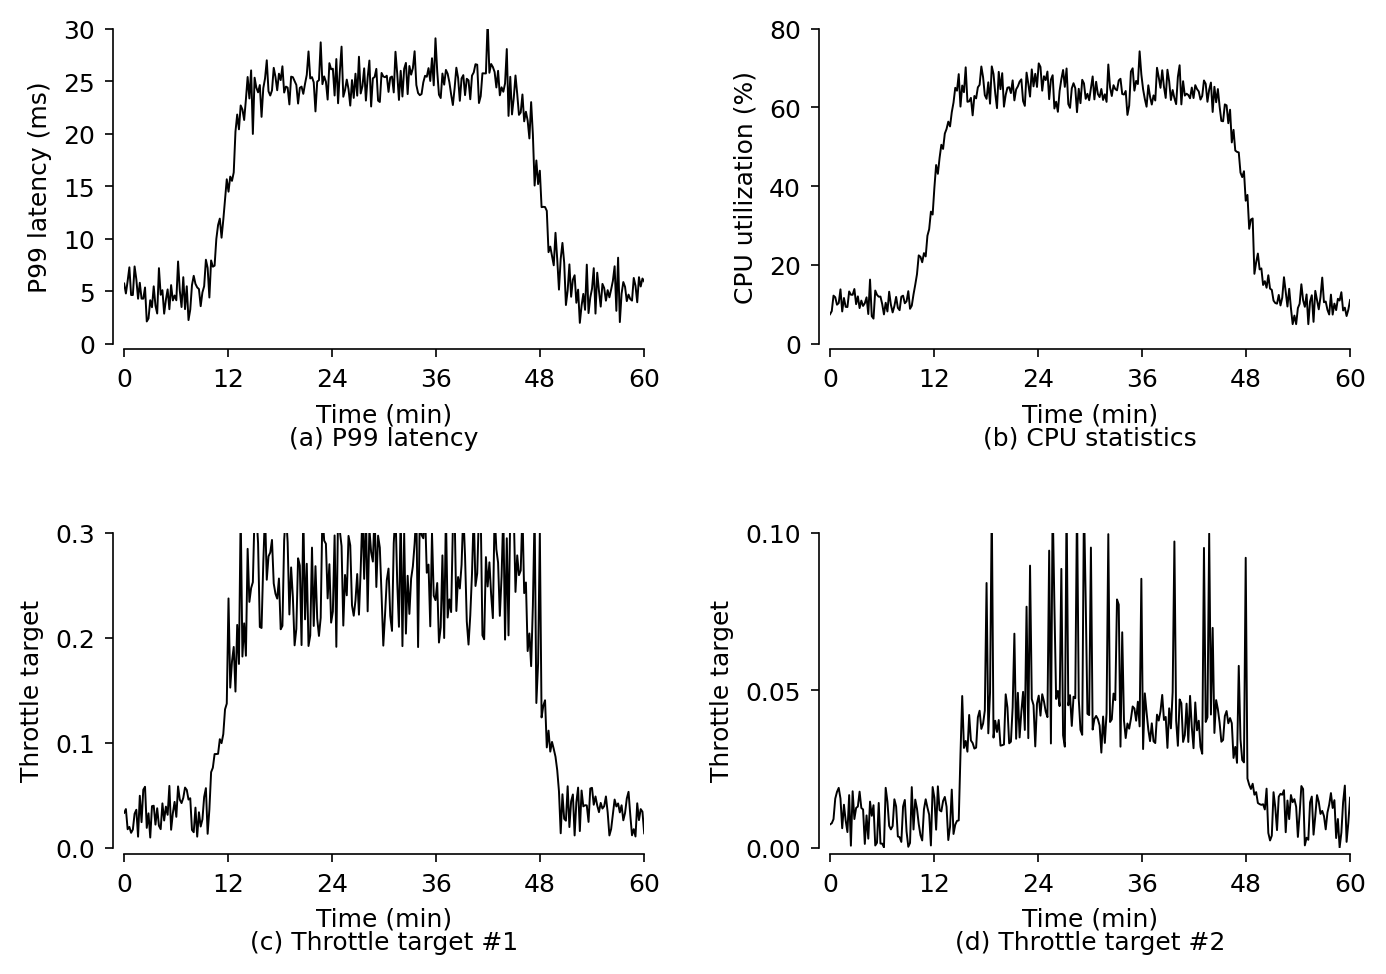

Write Python code to recreate this figure.
"""
Figure 6: Measurements of Social-Network under diurnal workload.
(a) and (b) show the latency and CPU statistics achieved by Autothrottle.
(c) and (d) demonstrate how Tower adjusts throttle targets in response to
time-varying workload for the two CPU usage groups (Appendix C).
"""

import numpy as np
import matplotlib.pyplot as plt
import matplotlib.ticker as mticker

np.random.seed(42)

# ── Global style: match the paper ──────────────────────────
plt.rcParams.update({
    "font.family": "sans-serif",
    "font.size": 9,
    "axes.linewidth": 0.6,
    "xtick.direction": "out",
    "ytick.direction": "out",
    "xtick.major.size": 3,
    "ytick.major.size": 3,
    "xtick.major.width": 0.6,
    "ytick.major.width": 0.6,
    "xtick.top": True,       # ticks on all 4 sides
    "ytick.right": True,
    "axes.xmargin": 0.02,    # small margin like the paper
    "axes.ymargin": 0.05,
})

# Time axis: 0 to 60 minutes
t = np.linspace(0, 60, 300)

# --- Diurnal workload envelope ---
def diurnal_envelope(t, t_start=12, t_end=48, steepness=1.0):
    env = 1.0 / (1 + np.exp(-steepness * (t - t_start))) * \
          1.0 / (1 + np.exp(steepness * (t - t_end)))
    return env / env.max()

envelope = diurnal_envelope(t)

# ── (a) Latency (P99) — placeholder ───────────────────────
latency_base = 5.0
latency_peak = 25.0
latency_noise = np.random.normal(0, 1.5, len(t))
latency = latency_base + (latency_peak - latency_base) * envelope + latency_noise
latency = np.clip(latency, 2, 35)

# ── (b) CPU utilization — placeholder ─────────────────────
cpu_base = 10.0
cpu_peak = 65.0
cpu_noise = np.random.normal(0, 3, len(t))
cpu = cpu_base + (cpu_peak - cpu_base) * envelope + cpu_noise
cpu = np.clip(cpu, 5, 80)

# ── (c) Throttle target #1 ────────────────────────────────
throttle1_base = 0.05
throttle1_peak = 0.25
throttle1_noise = np.random.uniform(-0.06, 0.06, len(t))
spikes1 = np.zeros_like(t)
spike_idx1 = np.random.choice(
    np.where((t >= 12) & (t <= 48))[0], size=40, replace=False
)
spikes1[spike_idx1] = np.random.uniform(0.05, 0.15, len(spike_idx1))
throttle1 = throttle1_base + (throttle1_peak - throttle1_base) * envelope \
    + throttle1_noise * envelope + spikes1
throttle1 = np.clip(throttle1, 0.0, 0.32)
throttle1[t < 10] = np.random.uniform(0.01, 0.06, np.sum(t < 10))
throttle1[t > 50] = np.random.uniform(0.01, 0.06, np.sum(t > 50))

# ── (d) Throttle target #2 ────────────────────────────────
throttle2_base = 0.01
throttle2_peak = 0.04
throttle2_noise = np.random.uniform(-0.01, 0.01, len(t))
spikes2 = np.zeros_like(t)
spike_idx2 = np.random.choice(
    np.where((t >= 18) & (t <= 48))[0], size=25, replace=False
)
spikes2[spike_idx2] = np.random.uniform(0.03, 0.08, len(spike_idx2))
throttle2 = throttle2_base + (throttle2_peak - throttle2_base) * envelope \
    + throttle2_noise * envelope + spikes2
throttle2 = np.clip(throttle2, 0.0, 0.11)
throttle2[t < 15] = np.random.uniform(0.0, 0.02, np.sum(t < 15))
throttle2[t > 50] = np.random.uniform(0.0, 0.02, np.sum(t > 50))

# ── Plotting ───────────────────────────────────────────────
fig, axes = plt.subplots(2, 2, figsize=(7, 5))


def style_ax(ax, xlabel, ylabel, xticks, yticks, yfmt=None):
    """Apply the paper's axis style to a subplot."""
    ax.set_xlabel(xlabel)
    ax.set_ylabel(ylabel)
    ax.set_xticks(xticks)
    if yticks is not None:
        ax.set_yticks(yticks)
    if yfmt is not None:
        ax.yaxis.set_major_formatter(mticker.FormatStrFormatter(yfmt))
    # Detach bottom/left spines so origin labels don't overlap
    ax.spines["bottom"].set_position(("outward", 2))
    ax.spines["left"].set_position(("outward", 4))
    # Hide top/right spines (only ticks, no frame overlap)
    ax.spines["top"].set_visible(False)
    ax.spines["right"].set_visible(False)
    ax.tick_params(top=False, right=False)


xt = [0, 12, 24, 36, 48, 60]

# (a) Latency
ax = axes[0, 0]
ax.plot(t, latency, "k-", linewidth=0.7)
ax.set_xlim(0, 60)
ax.set_ylim(0.0, 30)
style_ax(ax, "Time (min)", "P99 latency (ms)", xt, None)
ax.text(0.5, -0.32, "(a) P99 latency", transform=ax.transAxes,
        ha="center", fontsize=9)

# (b) CPU
ax = axes[0, 1]
ax.plot(t, cpu, "k-", linewidth=0.7)
ax.set_xlim(0, 60)
ax.set_ylim(0.0, 80)
style_ax(ax, "Time (min)", "CPU utilization (%)", xt, None)
ax.text(0.5, -0.32, "(b) CPU statistics", transform=ax.transAxes,
        ha="center", fontsize=9)

# (c) Throttle target #1
ax = axes[1, 0]
ax.plot(t, throttle1, "k-", linewidth=0.7)
ax.set_xlim(0, 60)
ax.set_ylim(0.0, 0.3)
style_ax(ax, "Time (min)", "Throttle target", xt,
         [0.0, 0.1, 0.2, 0.3], yfmt="%.1f")
ax.text(0.5, -0.32, "(c) Throttle target #1", transform=ax.transAxes,
        ha="center", fontsize=9)

# (d) Throttle target #2
ax = axes[1, 1]
ax.plot(t, throttle2, "k-", linewidth=0.7)
ax.set_xlim(0, 60)
ax.set_ylim(0.0, 0.10)
style_ax(ax, "Time (min)", "Throttle target", xt,
         [0.00, 0.05, 0.10], yfmt="%.2f")
ax.text(0.5, -0.32, "(d) Throttle target #2", transform=ax.transAxes,
        ha="center", fontsize=9)

plt.tight_layout(h_pad=2.5, w_pad=2.0)
plt.savefig("figure6_social_network.png", dpi=200, bbox_inches="tight")
plt.show()
